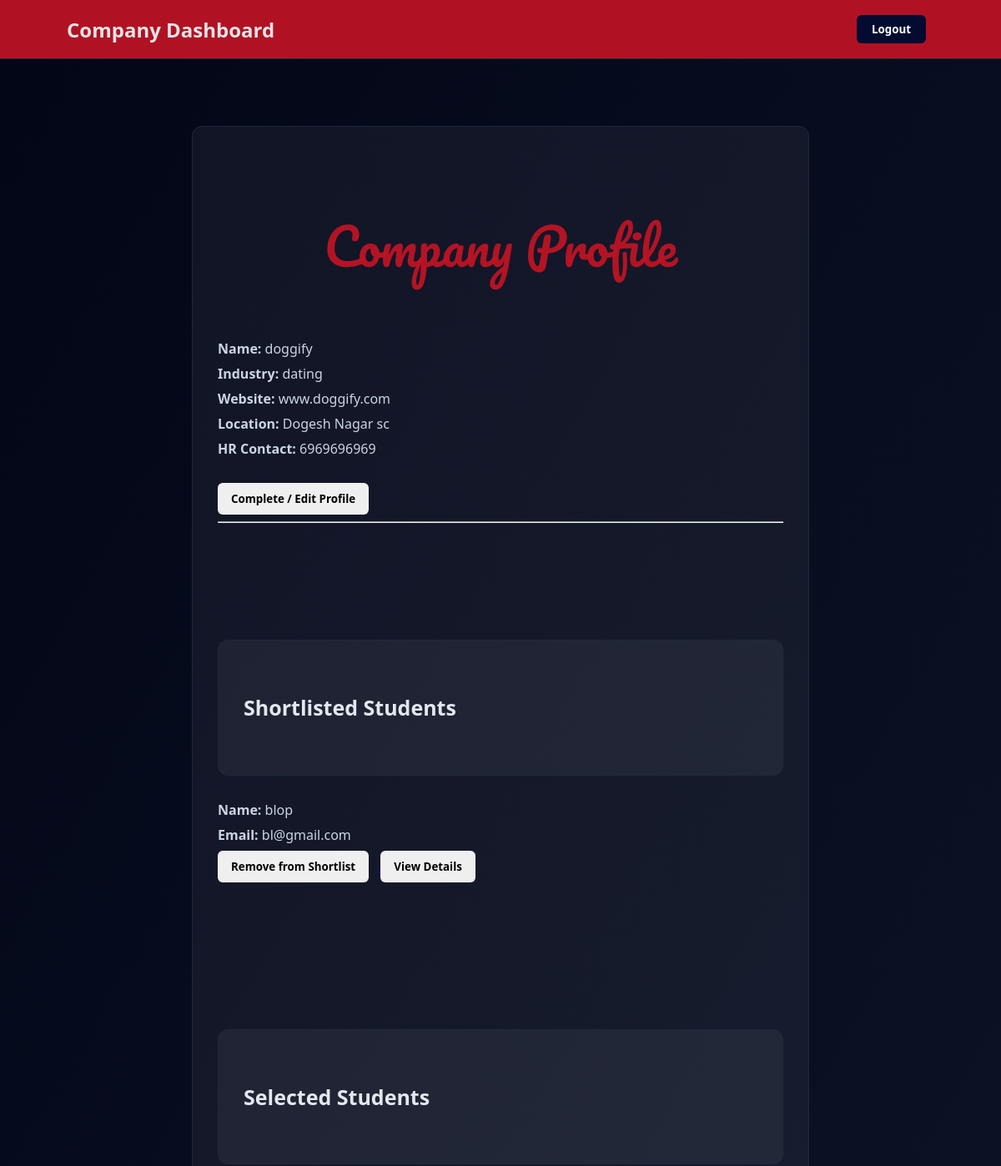
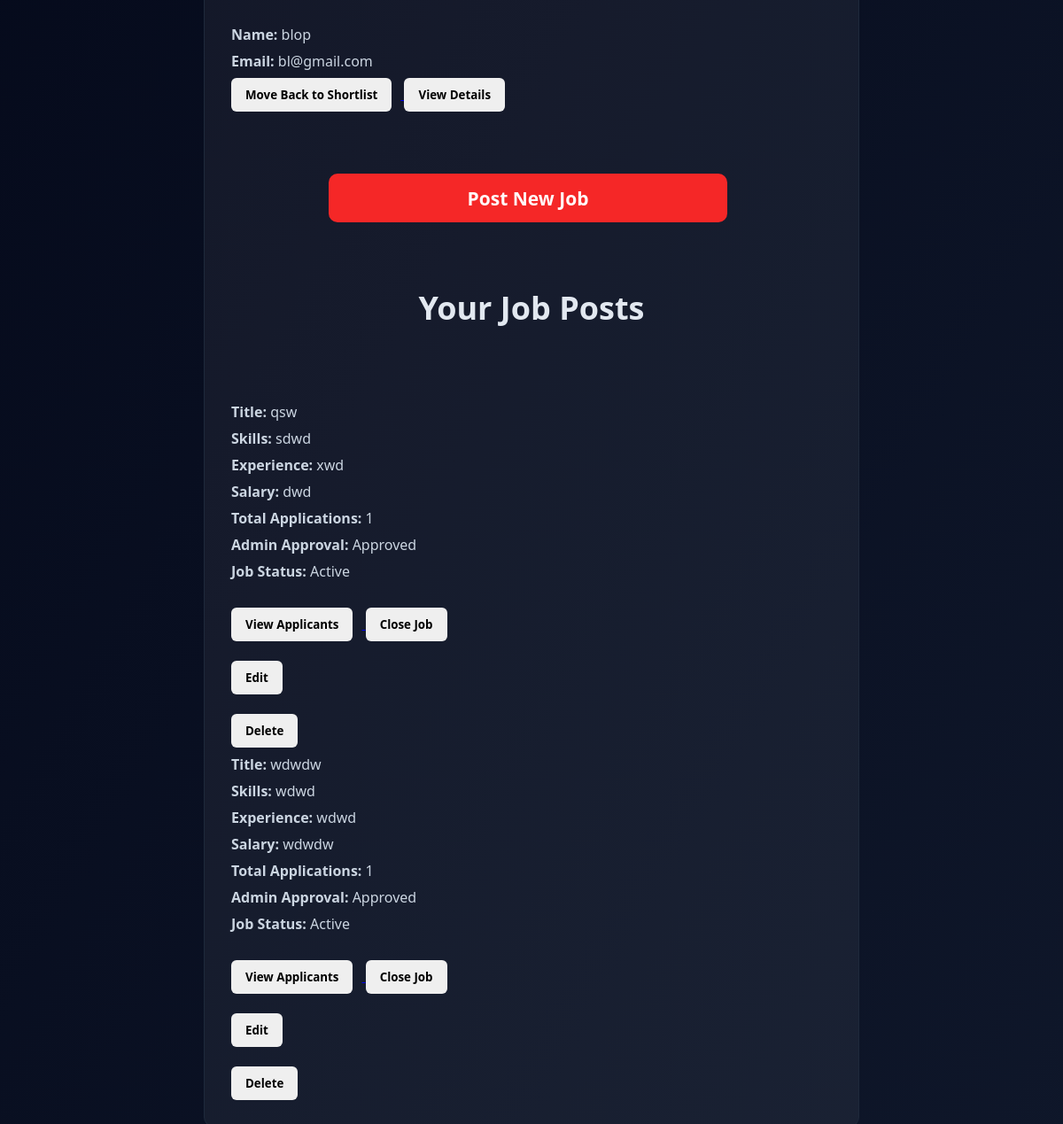
Screenshot of /company_dashboard (signed in) with the database file from the repository (2 pictures, top to bottom).
### app.py (models this page shows)
class CompanyProfile(db.Model):
    __tablename__ = "company_profiles"
    id = db.Column(db.Integer, primary_key=True)
    user_id = db.Column(
        db.Integer,
        db.ForeignKey("users.id"),
        nullable=False,
        unique= True
    )
    company_name = db.Column(db.String(150))
    industry = db.Column(db.String(200))
    website = db.Column(db.String(200))
    location = db.Column(db.String(200))
    hr_contact = db.Column(db.String(15))
    user = db.relationship("Users", back_populates="company_profile")
    jobs = db.relationship(
        "Job",
        back_populates="company"
    )

class Application(db.Model):
    __tablename__ = "applications"
    id = db.Column(db.Integer, primary_key=True)
    student_id = db.Column(
        db.Integer,
        db.ForeignKey("student_profiles.id")
    )
    job_id = db.Column(
        db.Integer,
        db.ForeignKey("jobs.id")
    )
    status = db.Column(db.String(50), default="Applied")
    remarks = db.Column(db.String(200))
    applied_at = db.Column(db.DateTime, default=datetime.utcnow)
    updated_at = db.Column(db.DateTime)
    job = db.relationship("Job", back_populates="applications")
    student = db.relationship("StudentProfile", back_populates="applications")

class Users(db.Model):
    __tablename__ = "users"
    id = db.Column(db.Integer, primary_key=True)
    name = db.Column(db.String(100), nullable=False)
    email = db.Column(db.String(120), unique=True, nullable=False)
    password = db.Column(db.String(200), nullable=False)
    role = db.Column(db.String(100), nullable=False)
    contact_number = db.Column(db.String(15))
    is_approved = db.Column(db.Boolean, default=False)
    is_active = db.Column(db.Boolean, default=True)
    created_at = db.Column(db.DateTime, default=datetime.utcnow)
    student_profile = db.relationship(
        "StudentProfile",
        back_populates="user",
        uselist=False
    )
    company_profile = db.relationship(
        "CompanyProfile",
        back_populates="user",
        uselist=False
    )

class Job(db.Model):
    __tablename__ = "jobs"
    id = db.Column(db.Integer, primary_key=True)
    company_id = db.Column(
        db.Integer,
        db.ForeignKey("company_profiles.id")
    )
    description = db.Column(db.Text)
    title = db.Column(db.String(150))
    skills = db.Column(db.String(200))
    experience = db.Column(db.String(200))
    salary = db.Column(db.String(50))
    job_type = db.Column(db.String(50), default="Full-time")
    is_approved = db.Column(db.Boolean, default=False)
    is_closed = db.Column(db.Boolean, default=False)
    posted_at = db.Column(db.DateTime, default=datetime.utcnow)
    company = db.relationship("CompanyProfile", back_populates="jobs")
    applications = db.relationship(
        "Application",
        back_populates="job"
    )

### app.py (the view)
@app.route("/company_dashboard")
def company_dashboard():
    if "user_id" not in session:
        return redirect("/login")
    company = CompanyProfile.query.filter_by(
        user_id=session["user_id"]
    ).first()
    if not company:
        return redirect("/complete-company-profile")
    jobs = Job.query.filter_by(company_id=company.id).all()
    job_data = []
    all_shortlisted = []
    all_selected = []
    for job in jobs:
        total_apps = Application.query.filter_by(job_id=job.id).count()
        shortlisted = Application.query.filter_by(
            job_id=job.id,
            status="Shortlisted"
        ).all()
        selected = Application.query.filter_by(
            job_id=job.id,
            status="Selected"
        ).all()
        all_shortlisted.extend(shortlisted)
        all_selected.extend(selected)
        job_data.append({
            "job": job,
            "total_apps": total_apps
        })
    return render_template(
        "company_dashboard.html",
        company=company,
        jobs=job_data,
        shortlisted=all_shortlisted,
        selected=all_selected
    )

### templates/company_dashboard.html (shortened to what this page needs)
<!DOCTYPE html>
<html lang="en">
<head>
</head>
<body>
<div class="navbar">
<h2>Company Dashboard</h2>
<a href="/logout">
<button class="logout">Logout</button>
</a>
</div>
<div class="container">
<div class="card">
<h3>Company Profile</h3>
{% if company and company.company_name %}
<p><b>Name:</b> {{ company.company_name }}</p>
<p><b>Industry:</b> {{ company.industry }}</p>
<p><b>Website:</b> {{ company.website }}</p>
<p><b>Location:</b> {{ company.location }}</p>
<p><b>HR Contact:</b> {{ company.hr_contact }}</p>
{% else %}
<p>⚠ Profile Incomplete</p>
{% endif %}
<br>
<a href="/complete-company-profile">
<button>Complete / Edit Profile</button>
</a>
<hr>
<br><br><br><br><br><br>
<div class="card">
 <h4 style="font-size: 25px; font: weight 500px;">Shortlisted Students</h4>
</div>
{% if shortlisted %}
{% for app in shortlisted %}
<div>
<p><b>Name:</b> {{ app.student.user.name }}</p>
<p><b>Email:</b> {{ app.student.user.email }}</p>
<a href="/switch-status/{{ app.id }}/Applied">
<button>Remove from Shortlist</button>
</a>
<a href="/company/student/{{ app.student_id }}">
<button>View Details</button>
</a>
</div>
{% endfor %}
{% else %}
<p>No shortlisted students yet.</p>
{% endif %}
<br><br><br><br><br><br><br><br>
<div class="card">
<h4 style="font-size: 25px; font: weight 500px;">Selected Students</h4>
</div>
{% if selected %}
{% for app in selected %}
<div>
<p><b>Name:</b> {{ app.student.user.name }}</p>
<p><b>Email:</b> {{ app.student.user.email }}</p>
<a href="/switch-status/{{ app.id }}/shortlist">
<button>Move Back to Shortlist</button>
</a>
<a href="/company/student/{{ app.student_id }}">
<button>View Details</button>
</a>
</div>
{% endfor %}
{% else %}
<p>No selected students yet.</p>
{% endif %}
<a href="/job-posting">
<button class="pstjb">Post New Job</button>
</a>
<br><br>
<h2 style="font-weight:800;font-size:36px; text-align:center;">Your Job Posts</h2>
<br><br>
{% if jobs %}
{% for item in jobs %}
{% set job = item.job %}
<div>
<p><b>Title:</b> {{ job.title }}</p>
<p><b>Skills:</b> {{ job.skills }}</p>
<p><b>Experience:</b> {{ job.experience }}</p>
<p><b>Salary:</b> {{ job.salary }}</p>
<p>
<b>Total Applications:</b>
{{ item.total_apps }}
</p>
<p>
<b>Admin Approval:</b>
{% if job.is_approved == 0 %}
Pending
{% else %}
Approved
{% endif %}
</p>
<p>
<b>Job Status:</b>
{% if job.is_closed %}
Closed
{% else %}
Active
{% endif %}
</p>
<br>
<a href="/job-applications/{{ job.id }}">
<button>View Applicants</button>
</a>
<a href="/switch-job/{{ job.id }}">
<button>
{% if job.is_closed %}
Activate Job
{% else %}
Close Job
{% endif %}
</button>
</a>
<br><br>
<a href="/edit-job/{{ job.id }}">
<button>Edit</button>
</a>
<br><br>
<form action="/delete-job/{{ job.id }}" method="POST">
<button>Delete</button>
</form>
</div>
{% endfor %}
{% else %}
<p style="font-weight: 500;font-size: 36px;">No jobs posted yet.</p>
{% endif %}
</div>
</body>
</html>

### templates/company_dashboard.html (style rules this page uses)
* { box-sizing:border-box; font-family:Segoe UI, Arial, sans-serif; }
body { margin:0; background:linear-gradient(120deg,#020617,#0f172a); color:#e2e8f0; }
.navbar { background: rgba(188, 20, 36, 0.947); backdrop-filter: blur(10px); padding: 18px 80px; display: flex; justify-content: space-between; align-items: center; border-bottom: 1px solid #1e293b; position: sticky; top: 0; z-index: 1000; }
.navbar h2 { color:#e0e4e6; margin:0; }
.container { max-width:900px; margin:auto; padding:80px; }
.card { background:rgba(255,255,255,0.05); border:1px solid #1e293b; border-radius:12px; padding:30px; margin-bottom:30px; }
.card h3 { font-size:30px; font-weight:580; font-family: 'Pacifico', cursive; color:rgba(188, 20, 36, 0.947); font-size: 60px ; text-align: center; }
.card p { color:#cbd5e1; margin:8px 0; }
button { padding:10px 16px; border:none; border-radius:6px; font-weight:bold; cursor:pointer; margin-right:10px; transition:0.3s; }
.logout { margin-left: 40px; padding: 8px 18px; background: #030b31; color: #ffffff !important; border-radius: 6px; font-weight: 600; }
.pstjb { display:inline-block; margin-top: 70px ; margin-bottom: 20px; padding:10px 18px; color:#fff9f9; background:#f52727; text-decoration:none; border-radius:10px; width:450px; height:55px; text-align:center; margin-left: 110px; font-size:21px; font-weight:800; }

### rows the page displays
CompanyProfile: company_name "doggify", industry "dating", website "www.doggify.com", location "Dogesh Nagar sc", hr_contact "6969696969"
Application: student.user.name "blop", student.user.email "bl@gmail.com"
Application: student.user.name "blop", student.user.email "bl@gmail.com"
Job: title "qsw", skills "sdwd", experience "xwd", salary "dwd"
Job: title "wdwdw", skills "wdwd", experience "wdwd", salary "wdwdw"

### other values shown
{{ item.total_apps }} "1" "1"
